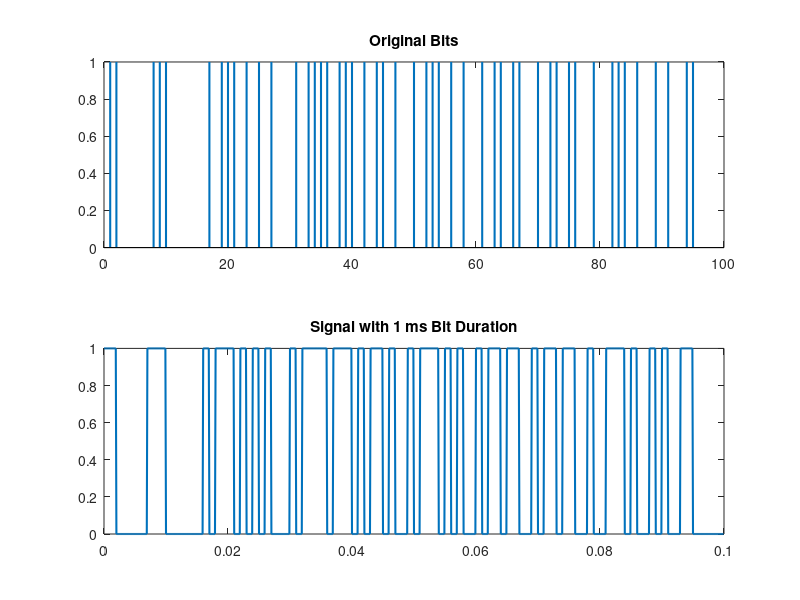
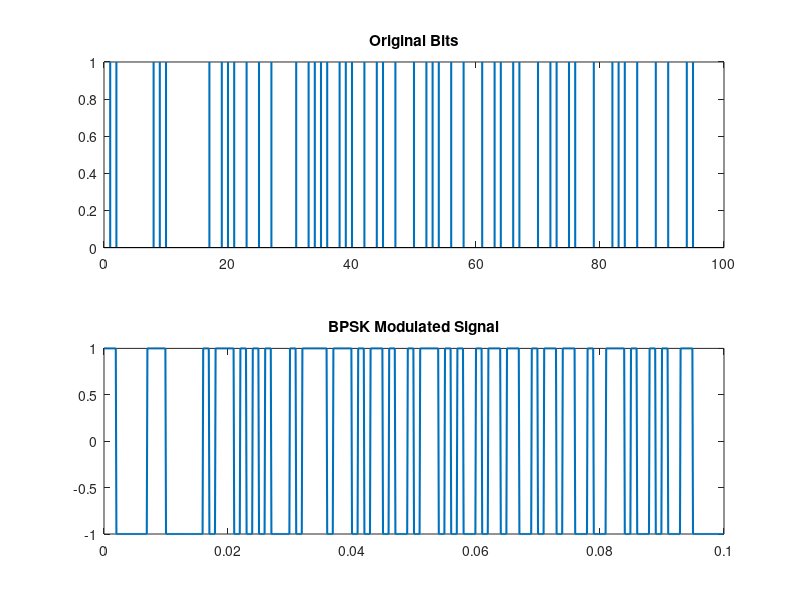
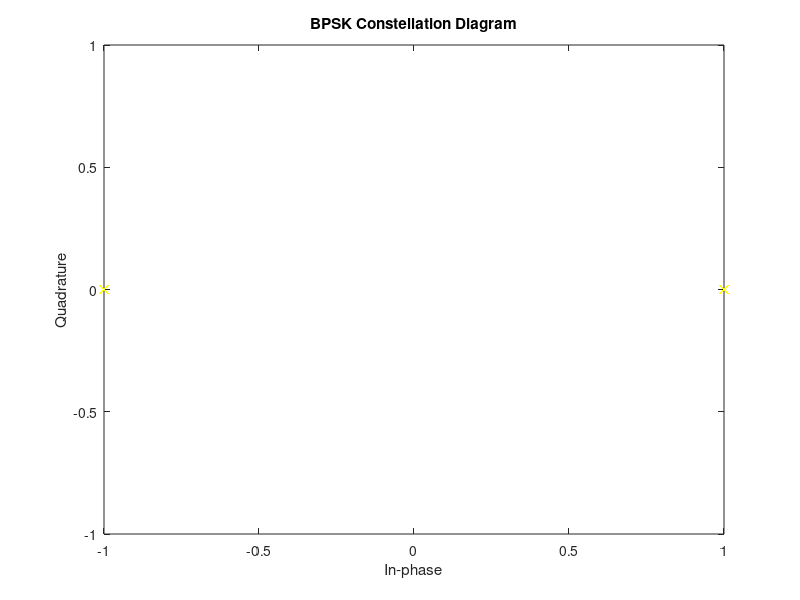
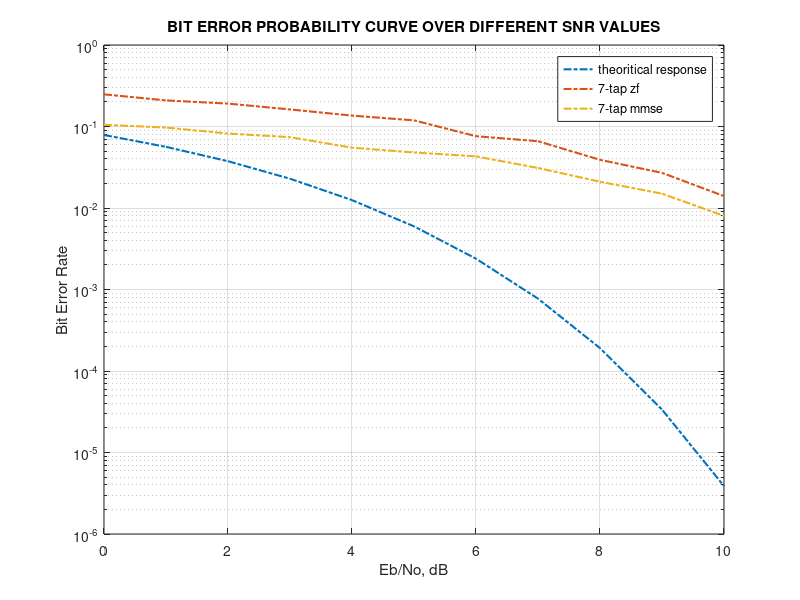

Write MATLAB code to recreate these figures, in order.
clc;
clear all;
close all;
%% signal generation
%%
N_bits = 100;
bit_duration = 1e-3;
samples_per_bit = 10;
bits = randi([0 1], 1, N_bits);
%% reshaping
%%
signal = repelem(bits, samples_per_bit);
%% creating time vector
%%
fs = 1 / (bit_duration/samples_per_bit);
ts = 1/fs;
time = 0:ts:(length(bits)*bit_duration) - ts;
%% figures
%%
figure;
subplot(211);
stem(bits, 'Marker', 'none','LineWidth',1.5);
title('Original Bits');
subplot(212);
plot(time, signal,'LineWidth',1.5);
title('Signal with 1 ms Bit Duration');
%% modulation (B-PSK)
%%
fc = fs*10; % Adjust the carrier frequency based on our requirements
mxsig = zeros(1, length(signal));
for i=1:length(signal)
    if signal(1,i) == 1
        mxsig(1,i) = cos(2*pi*fc*time(i)) ;
    elseif signal(1,i) == 0
        mxsig(1,i) = cos(2*pi*fc*time(i)+pi);
    end
end 
%% figures
%%
figure;
subplot(2,1,1);
stem(bits, 'Marker', 'none','LineWidth',1.5);
title('Original Bits');
subplot(2,1,2);
plot(time, mxsig,'LineWidth',1.5);
title('BPSK Modulated Signal');
scatterplot(mxsig, 1, 250, 'yx');
title('BPSK Constellation Diagram');
%% channel model
%%
channel_response = [0 0.2 0.3 0.9 0.3 0 0]; % channel 1. for channel 1, 7-tap filter is ideal
% channel_response = [0.2 0.9 0.3]; % channel 2
chan_out = conv(mxsig,channel_response);
%% noise addition
%%
Eb_N0_dB = 0:1:10;
for i = 1:length(Eb_N0_dB)
    pavg = sum(abs(mxsig).^2)/length(mxsig);
    snr_lin = 10^(0.1*Eb_N0_dB(i));
    var_noise = pavg/snr_lin;
    noise = sqrt(var_noise)*randn(1,length(chan_out));
    noisy_out = chan_out + noise; % additive white gaussian noise
    %% ZERO-FORCING EQUALIZATION
    %%
    L = length(channel_response);
    k = (L-1)/2; % (2*k+1)-tap equalizer design
    channel_matrix_zf = toeplitz([channel_response((L+1)/2:end) zeros(1,2*k+1-L+(L-1)/2)], [channel_response((L+1)/2:-1:1) zeros(1,2*k+1-L+(L-1)/2)]);
    d_zf = zeros(1,2*k+1);
    d_zf(k+1) = 1;
    channel_zf  = transpose(inv(channel_matrix_zf)*transpose(d_zf));
    %% matched filter
    N_msg = length(signal);
    yFilt_zf = conv(noisy_out,channel_zf);
    yFilt_zf = yFilt_zf(k+(L+1)/2:end); 
    yFilt_zf = conv(yFilt_zf,ones(1,1)); % convolution
    ySamp_zf = yFilt_zf(1:1:N_msg);  % sampling at time T
    %% receiver - hard decision decoding
    yDecoded_zf = real(ySamp_zf)>0;
    if(Eb_N0_dB(i) == 0)
        yout1_zf = ySamp_zf;
    elseif(Eb_N0_dB(i) == 10)
        yout2_zf = ySamp_zf;
    end
    %% counting the errors
    nErr_zf(i) = size(find(signal - yDecoded_zf),2);
    %% MMSE EQUALIZATION
    %%
    h_autocorr = conv(channel_response,fliplr(channel_response));
    channel_matrix_mmse = toeplitz([h_autocorr(L:end) zeros(1,2*k+1-L)], [h_autocorr(L:end) zeros(1,2*k+1-L)]);
    channel_matrix_mmse = channel_matrix_mmse + (1/2)*(10^(-Eb_N0_dB(i)/10))*eye(2*k+1);
    d_mmse = zeros(1,2*k+1);
    d_mmse([-(L-1)/2:(L-1)/2]+k+1) = fliplr(channel_response);
    channel_mmse  = transpose(inv(channel_matrix_mmse)*transpose(d_mmse));
    %%  matched filter
    yFilt_mmse = conv(noisy_out,channel_mmse);
    yFilt_mmse = yFilt_mmse(k+(L+1)/2:end); 
    yFilt_mmse = conv(yFilt_mmse,ones(1,1)); % convolution
    ySamp_mmse = yFilt_mmse(1:1:N_msg);  % sampling at time T
    %% receiver - hard decision decoding
    yDecoded_mmse = real(ySamp_mmse)>0;
    if(Eb_N0_dB(i) == 0)
        yout1_mmse = ySamp_mmse;
    elseif(Eb_N0_dB(i) == 10)
        yout2_mmse = ySamp_mmse;
    end
    %% counting the errors
    nErr_mmse(i) = size(find(signal - yDecoded_mmse),2);
end
simBer_zf = nErr_zf/N_msg; % simulated ber
simBer_mmse = nErr_mmse/N_msg; % simulated ber
theoryBer = 0.5*erfc(sqrt(10.^(0.1*Eb_N0_dB))); % theoretical ber
%% figures
%%
figure;
semilogy(Eb_N0_dB,theoryBer,'-.','LineWidth',1.5);
hold on
semilogy(Eb_N0_dB,simBer_zf,'-.','LineWidth',1.5);
% hold on
semilogy(Eb_N0_dB,simBer_mmse,'-.','LineWidth',1.5);
hold off
grid on
legend('theoritical response','7-tap zf','7-tap mmse');
xlabel('Eb/No, dB');
ylabel('Bit Error Rate');
title('BIT ERROR PROBABILITY CURVE OVER DIFFERENT SNR VALUES');

eyediagram(yout1_zf, samples_per_bit, ts, 0);
title("Eye Diagram for SNR = 0 dB (zero-forcing)");

eyediagram(yout1_mmse, samples_per_bit, ts, 0);
title("Eye Diagram for SNR = 0 dB (MMSE)");

eyediagram(yout2_zf, samples_per_bit, ts, 0);
title("Eye Diagram for SNR = 10 dB (zero-forcing)");

eyediagram(yout2_mmse, samples_per_bit, ts, 0);
title("Eye Diagram for SNR = 10 dB (MMSE)");

scatterplot(yout1_zf, 1, 1, 'y.');
title("zero-forcing 0 dB");
scatterplot(yout1_mmse, 1, 1, 'y.');
title("MMSE 0 dB");
scatterplot(yout2_zf, 1, 1, 'y.');
title("zero-forcing 10 dB");
scatterplot(yout2_mmse, 1, 1, 'y.');
title("MMSE 10 dB");